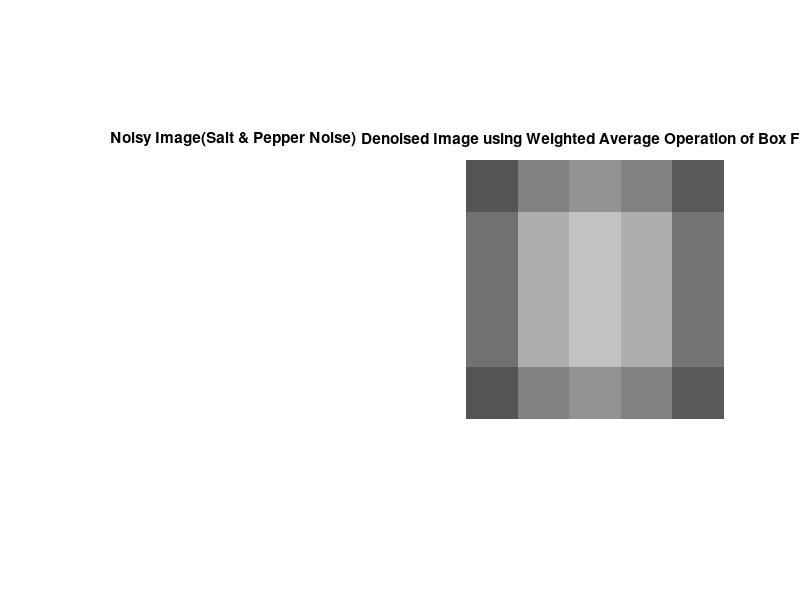

The MATLAB script that drew this image:
pkg load image;
NIm=[150 150 240 150 160;150 150 240 150 160;150 150 240 150 160;150 150 240 150 160;150 150 240 150 160]; % To read image
#f=rgb2gray(CIm); % To convert RGB to Grayimage
#NIm=imnoise(im,'salt & pepper'); % Adding salt & pepper noise to image
w=(1/16)*[1 2 1;2 4 2;1 2 1]; % Defining the box filter mask
% get array sizes
[ma, na] = size(NIm)
[mb, nb] = size(w);
% To do convolution
c = zeros( ma+mb-1, na+nb-1 );
size_c=size(c)
for i = 1:mb
for j = 1:nb
r1 = i;
r2 = r1 + ma - 1;
c1 = j;
c2 = c1 + na - 1;

c(r1:r2,c1:c2) = c(r1:r2,c1:c2) + w(i,j) * double(NIm)
end
end
% extract region of size(a) from c
r1 = floor(mb/2) + 1;
r2 = r1 + ma - 1;
c1 = floor(nb/2) + 1;
c2 = c1 + na - 1;
c = c(r1:r2, c1:c2)
figure
subplot(1,2,1)
imshow(NIm);
title('Noisy Image(Salt & Pepper Noise)');
subplot(1,2,2)
imshow(uint8(c));
title('Denoised Image using Weighted Average Operation of Box Filter');